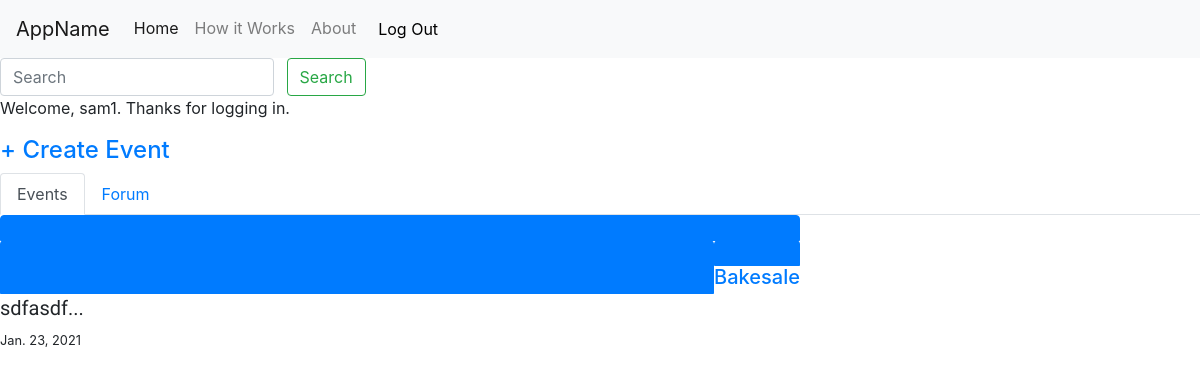
The page /events/ (signed in) on the database as committed earlier.
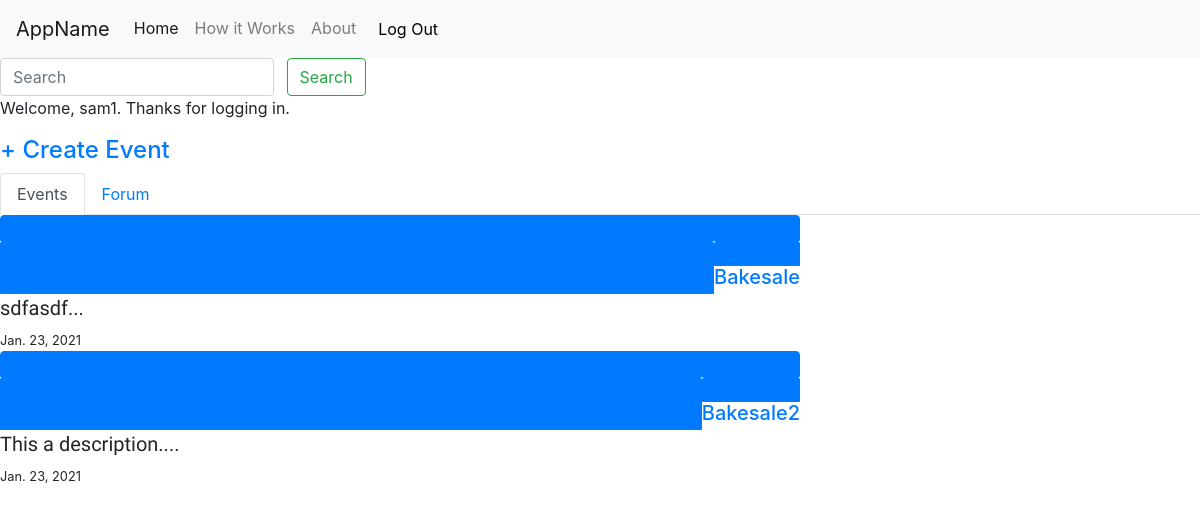
The same page on the database as committed later.
### events/models.py (models this page shows, shortened)
class Event(models.Model):
    title=models.CharField(max_length=100)
    slug=models.SlugField(null=True, blank=True)
    description=models.TextField()
    location=models.CharField(max_length=100)
    date=models.DateField()
    thumb=models.ImageField(default='default.png', blank=True)
    author = models.ForeignKey(User, on_delete=models.CASCADE, default=None)
    def snippet(self):
        return self.description[:50] + '...'

### events/views.py (the view)
# urls.py: path('', views.events_home, name='list'),
@login_required(login_url="/accounts/login")
def events_home(request):
    events = Event.objects.all().order_by('date')
    return render(request, 'events/index.html', {'events': events })

### events/templates/events/index.html (shortened to what this page needs)
{% extends 'base_layout.html' %}
{% block content %}
 <form class="form-inline my-2 my-lg-0 search-bar ">
    <div class="search">
      <input class="form-control mr-sm-2 " type="search" placeholder="Search" aria-label="Search">
      <button class="btn btn-outline-success my-2 my-sm-0" type="submit">Search</button>
    </div>
  </form>
  {% if user.is_authenticated %}
  <p>Welcome, {{ user.username }}. Thanks for logging in.</p>
  {% endif %}
  <div>
    <h4><a href="{% url 'events:new_event' %}"> + Create Event</a></h4>
  </div>
  <nav>
    <div class="nav nav-tabs" id="nav-tab" role="tablist">
      <a class="nav-item nav-link active" id="nav-home-tab" data-toggle="tab" href="{% url 'events:list' %}" role="tab" aria-controls="nav-home" aria-selected="true">Events</a>
      <a class="nav-item nav-link" id="nav-forum-tab" data-toggle="tab" href="#nav-forum" role="tab" aria-controls="nav-forum" aria-selected="false">Forum</a>
    </div>
  </nav>
  <div class="tab-content" id="nav-tabContent">
    <div class="tab-pane fade show active" id="nav-home" role="tabpanel" aria-labelledby="nav-home-tab">
      <div class="list-group events">
        {% for event in events %}
          <div class="event">
            <a href="#" class="list-group-item list-group-item-action flex-column align-items-start active">
              <div class="d-flex w-100 justify-content-between">
                <h5 class="mb-1"><a href="{% url 'events:detail' event.slug %}">{{event.title}}</a></h5>
              </div>
              <p class="mb-1">{{event.snippet}}</p>
              <small>{{event.date}}</small>
            </a>
          </div>
        {% endfor %}
      </div>
    </div>
  </div>
{% endblock %}

### templates/base_layout.html (shortened to what this page needs)
{% load static %}
<!DOCTYPE html>
<html lang="en">
<head>
    <link rel="stylesheet" href="https://maxcdn.bootstrapcdn.com/bootstrap/4.0.0/css/bootstrap.min.css">
    <link rel="stylesheet" href="{% static 'styles.css' %}">
</head>
<body>
    <header>
        <nav class="navbar navbar-expand-lg navbar-light bg-light">
          <a class="navbar-brand" href="{% url 'mainhome' %}">AppName</a>
          <div class="collapse navbar-collapse" id="navbarNav">
            <ul class="navbar-nav">
              {% if user.is_authenticated %}
              <li class="nav-item active">
                <a class="nav-link" href="{% url 'events:list' %}">Home <span class="sr-only">(current)</span></a>
              </li>
              {% else %}
              <li class="nav-item active">
                <a class="nav-link" href="{% url 'mainhome' %}">Home <span class="sr-only">(current)</span></a>
              </li>
              {% endif %}
              <li class="nav-item">
                <a class="nav-link" href="#">How it Works</a>
              </li>
              <li class="nav-item">
                <a class="nav-link" href="#">About</a>
              </li>
              {% if user.is_authenticated %}
              <li class="nav-item">
                <form class="nav-link" action="{% url 'accounts:logout' %}" method="POST">
                  <button class="nav-logout" type="submit">Log Out</button>
                </form>
              </li>
              {% endif %}
            </ul>
          </div>
        </nav>
        <div>
            {% block content %}
            {% endblock %}
        </div>
    </header>
</body>

### css/styles.css (style rules this page uses)
.nav-logout { background: none; border: 0; cursor: pointer; }
div.list-group { width:450px; display: flex; flex-wrap: wrap; }
@media (min-width:600px) { div.list-group { width: 800px; display: flex; } }
.search-bar { display: inline; width: 800px; }
@media (min-width:600px) { .search-bar { display: inline; } }
.event p { font-family: 'Source Sans Pro', sans-serif; font-size: 20px; }

Rows that differ between the two databases and show on the page:
added Event: title "Bakesale2", snippet "This a description....", date "Jan. 23, 2021"
